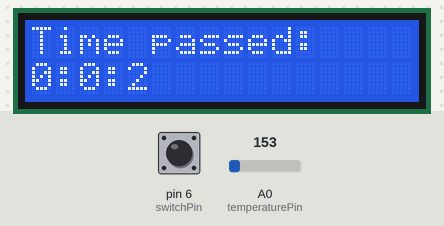
Simulated run of this sketch. Board: Arduino Uno, built with avr-gcc and run on an emulated ATmega328P. On the bench: 16×2 character LCD. The test bench sets the inputs (shaded band); at power-on: pin 6 (switchPin) LOW, A0 (temperaturePin) = 153.

Above: at 1.2 s.
1.3 s: pin 6 (switchPin) pulled HIGH for 1.2 s
At 3.4 s:
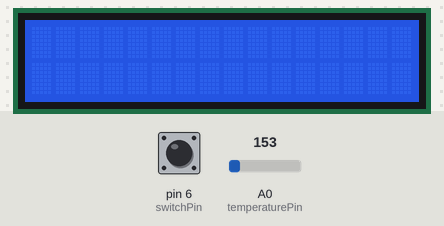
4.0 s: pin 6 (switchPin) pulled HIGH for 1.2 s
At 4.7 s:
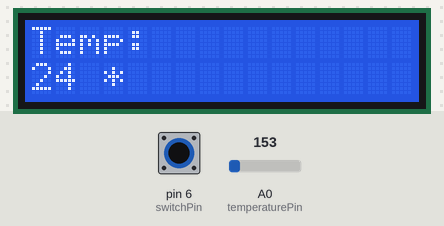
6.7 s: pin 6 (switchPin) pulled HIGH for 3.2 s
At 7.4 s:
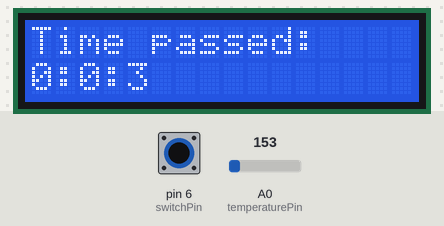
Timing chart, 0 to 9.7 s (numbered marks = the images above; inputs shaded):
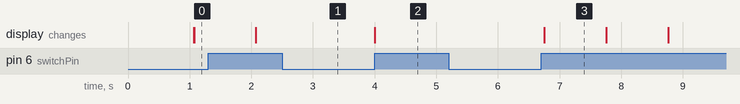

The sketch:

FirstTryLCD.ino
```cpp
#include <LiquidCrystal.h>
LiquidCrystal lcd(12,11,5,4,3,2);
const int switchPin = 6;
const int temperaturePin = A0;
int switchState = 0;
int prevSwitchState = 0;
int reply;
int currentPosition = (1);
int hour = 0;
int minute = 0;
int second = 0;
int tempSensorValue = 0;
float voltage = 0;
int temp = 0;

void setup (){
    int prevPosition = (-1);
    lcd.begin(16,   2);
    pinMode(switchPin, INPUT);
    lcd.clear();
    lcd.setCursor(0,0);
}

void mode0TempDisplay(){
    lcd.setCursor(0,0);
    lcd.print("Temp:");
    lcd.setCursor(0,1);
    tempSensorValue = analogRead(temperaturePin);
    temp = ((((tempSensorValue / 1024.0) * 5) - 0.5 ) * 100);
    lcd.print(temp);
    lcd.print(" *");
    delay(100);
}

void mode1HourDisplay(){

    lcd.setCursor(0,0);
    lcd.print("Time passed:");
    lcd.setCursor(0,1);
    second++;
    if (second >= 60){
        minute++;
        second = 0;
    }
    if (minute >= 60){
        hour++;
        minute = 0;
    }
    if (hour >= 24)
    {
        hour = 0;
    }

    lcd.print(hour);
    lcd.print(":");
    lcd.print(minute);
    lcd.print(":");
    lcd.print(second);
    delay(1000);
    lcd.clear();
}

void loop (){
    switchState = digitalRead(switchPin);

    if (switchState != prevSwitchState){
        if(switchState == HIGH){
            currentPosition++;
            lcd.clear();
        }
    }
    prevSwitchState = switchState;
    switch (currentPosition)
    {
    case 0:
        mode0TempDisplay();

    break;
    case 1:
        mode1HourDisplay();

    break;
    default:
        currentPosition = (-1);
        lcd.clear();

        break;
    }
}
```

Measured:
- after the input at 4.0 s, the display: changes at once (image 2)
- after the input at 6.7 s, the display: changes after 0.05 s (image 3)
- what the display in image 3 shows lasts 1.0 s, from 6.8 s to 7.8 s
